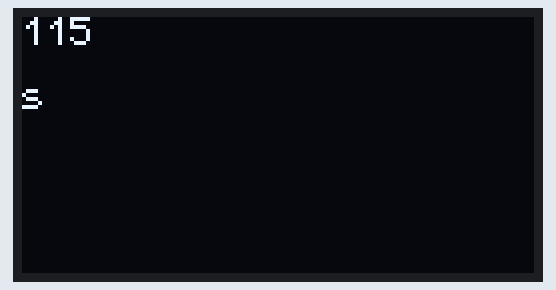
This sketch was run on a simulated Arduino Uno, built with avr-gcc and run on an emulated ATmega328P. On the bench: 128×64 one-colour display.

Above: at 0.45 s.
At 1.36 s:
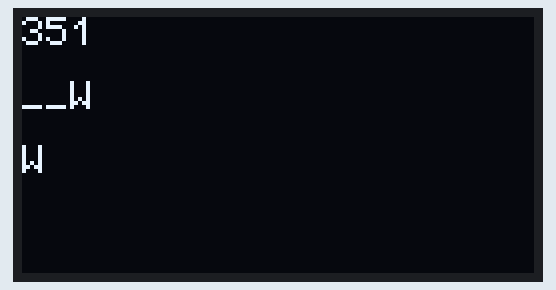
At 10.74 s:
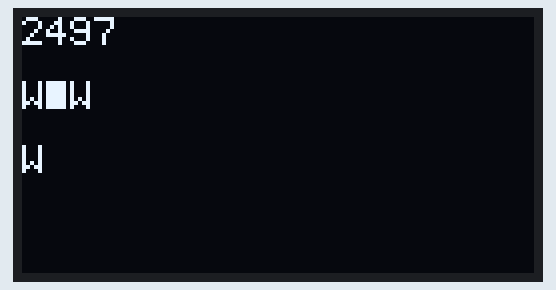
At 20.41 s:
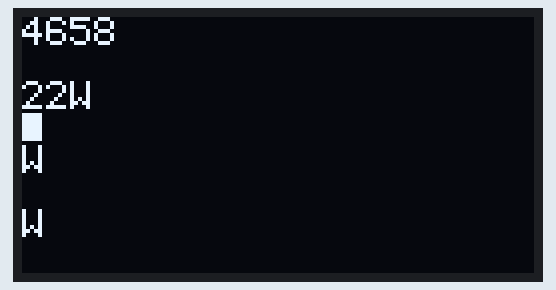
At 30.08 s:
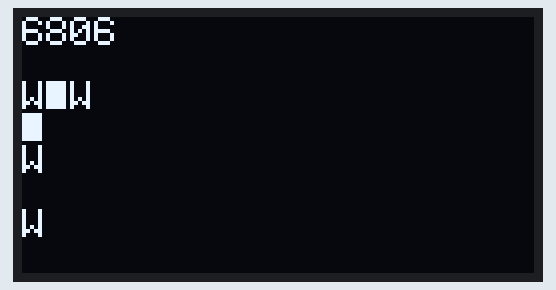
At 39.75 s:
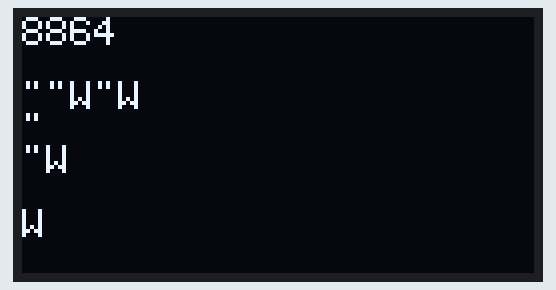

The sketch:

DisplayGPS.ino
```cpp
#include <SoftwareSerial.h>

#include <Wire.h>
#include "SSD1306Ascii.h"
#include "SSD1306AsciiWire.h"

// 0X3C+SA0 - 0x3C or 0x3D
#define I2C_ADDRESS 0x3C

// Define proper RST_PIN if required.
#define RST_PIN -1

SSD1306AsciiWire oled;

// GPS Setup
#define rxGPS 2
#define txGPS 3
#define bufLen 100
SoftwareSerial serialGPS = SoftwareSerial(rxGPS, txGPS);


int a;
int i;
char buffer[bufLen];

//------------------------------------------------------------------------------
void setup() {
  Wire.begin();
  Wire.setClock(400000L);

#if RST_PIN >= 0
  oled.begin(&Adafruit128x64, I2C_ADDRESS, RST_PIN);
#else // RST_PIN >= 0
  oled.begin(&Adafruit128x64, I2C_ADDRESS);
#endif // RST_PIN >= 0

  oled.setFont(font5x7);

  pinMode(rxGPS, INPUT);
  pinMode(txGPS, OUTPUT);

  // GPS Setup
  serialGPS.begin(9600);

  a=0;
  i=0;
  oled.clear();
}


void loop(){
  // Show a counter
  a++;
  oled.setRow(0);
  oled.setCol(0);
  oled.print(a);

  char c = serialGPS.read();
  if (c=='$')
    i=0;

  if (i<bufLen)
    buffer[i]=c;

  i++;

  oled.setRow(2);
  oled.setCol(0);
  oled.print(buffer);


  }
```
